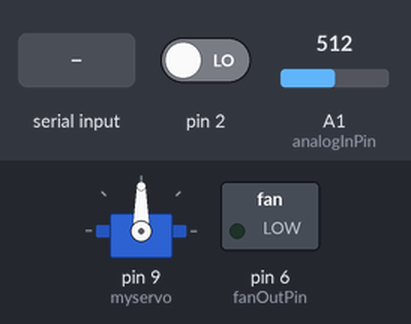
Simulated run of this sketch. Board: Arduino Mega 2560, built with avr-gcc and run on an emulated ATmega2560. On the bench: servo, switched loads named in the sketch (green lamp = pin HIGH). Inputs (shaded band) come from the test bench; at power-on: A1 (analogInPin) = 512, pin 2 LOW.

Above: at 1.0 s.
1.1 s: "3" received over the second serial link
At 1.5 s:
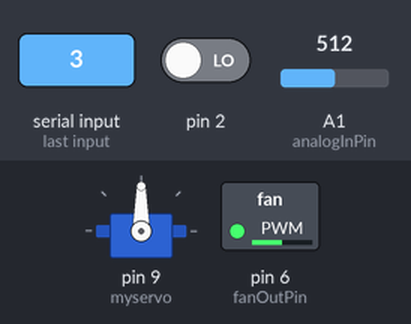
2.6 s: A1 (analogInPin) set to 716
At 3.8 s:
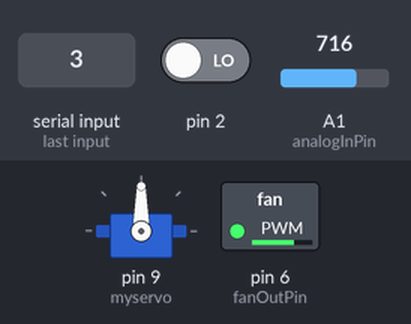
4.1 s: A1 (analogInPin) set to 900
At 5.1 s:
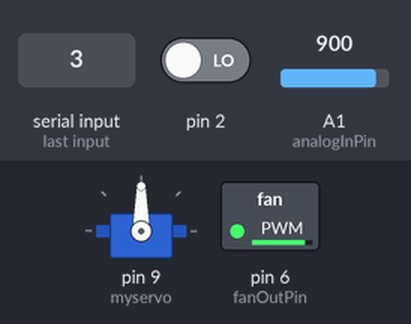
5.6 s: A1 (analogInPin) set to 122
At 6.5 s:
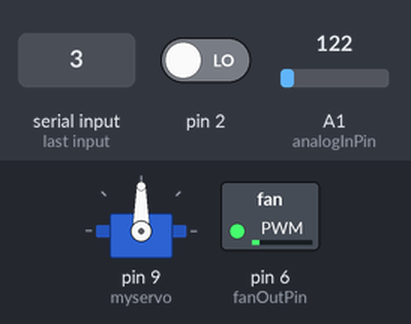
7.1 s: A1 (analogInPin) set to 511
At 7.7 s:
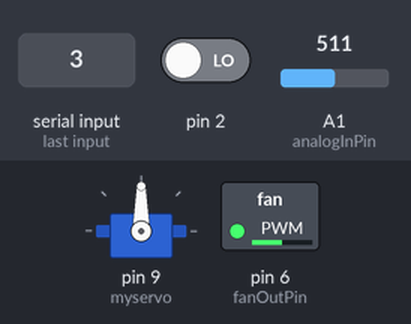
Timing chart, 0 to 9.6 s (numbered marks = the images above; inputs shaded):
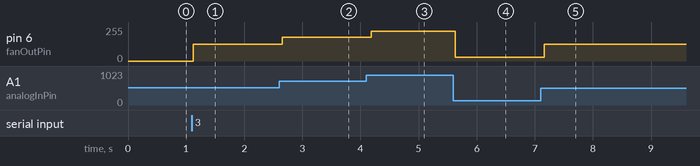

The sketch:

arduino_rtos_pwm.ino
```cpp
#include <Arduino_FreeRTOS.h>
#include <semphr.h>

#define Serial Serial1

SemaphoreHandle_t xBinarySemaphoreTilt;

SemaphoreHandle_t tiltmelody_key;
SemaphoreHandle_t autocurtain_key;
SemaphoreHandle_t autofan_key;

void setup() {
  attachInterrupt(digitalPinToInterrupt(2), vTiltInterruptHandler, RISING);
  vSemaphoreCreateBinary( xBinarySemaphoreTilt );
  xSemaphoreTake( xBinarySemaphoreTilt, 0);

  vSemaphoreCreateBinary( tiltmelody_key );
  vSemaphoreCreateBinary( autocurtain_key );
  vSemaphoreCreateBinary( autofan_key );
  xSemaphoreTake( tiltmelody_key, 0);
  xSemaphoreTake( autocurtain_key, 0);
  xSemaphoreTake( autofan_key, 0);

  xTaskCreate(vTaskSerial, NULL, configMINIMAL_STACK_SIZE, NULL, 2, NULL );
  xTaskCreate(vTaskTiltMelody, NULL, configMINIMAL_STACK_SIZE, NULL, 1, NULL );
  xTaskCreate(vTaskCurtain, NULL, configMINIMAL_STACK_SIZE*2, NULL, 1, NULL );
  xTaskCreate(vTaskFan, NULL, configMINIMAL_STACK_SIZE, NULL, 1, NULL );

  vTaskStartScheduler();

  while(1) ;
}

void loop() {}
```

autocurtain.ino
```cpp
#include <Servo.h>

Servo myservo;
int potpin = A0;
int val;

void vTaskCurtain( void *pvParameters ) {

  myservo.attach(9);

  while(1) {
    while(xSemaphoreTake( autocurtain_key, portMAX_DELAY )!=pdTRUE) { }

    val = analogRead(potpin);
    val = map(val, 0, 1023, 0, 180);
    myservo.write(val);
    vTaskDelay(15 / portTICK_PERIOD_MS);

    xSemaphoreGive( autocurtain_key );
  }
}
```

autofan.ino
```cpp
const int analogInPin = A1;
const int fanOutPin = 6;
int tSensorValue = 0;
int outputValue = 0;

void vTaskFan( void *pvParameters ) {
  while(1) {
    while(xSemaphoreTake( autofan_key, portMAX_DELAY )!=pdTRUE) { }

    tSensorValue = analogRead(analogInPin);
    outputValue = map(tSensorValue, 0, 1023, 0, 255);
    analogWrite(fanOutPin, outputValue);
    vTaskDelay(100 / portTICK_PERIOD_MS);

    xSemaphoreGive( autofan_key );
  }
}
```

pitches.h
```cpp
/*************************************************
 * Public Constants
 *************************************************/

#define NOTE_B0  31
#define NOTE_C1  33
#define NOTE_CS1 35
#define NOTE_D1  37
#define NOTE_DS1 39
#define NOTE_E1  41
#define NOTE_F1  44
#define NOTE_FS1 46
#define NOTE_G1  49
#define NOTE_GS1 52
#define NOTE_A1  55
#define NOTE_AS1 58
#define NOTE_B1  62
#define NOTE_C2  65
#define NOTE_CS2 69
#define NOTE_D2  73
#define NOTE_DS2 78
#define NOTE_E2  82
#define NOTE_F2  87
#define NOTE_FS2 93
#define NOTE_G2  98
#define NOTE_GS2 104
#define NOTE_A2  110
#define NOTE_AS2 117
#define NOTE_B2  123
#define NOTE_C3  131
#define NOTE_CS3 139
#define NOTE_D3  147
#define NOTE_DS3 156
#define NOTE_E3  165
#define NOTE_F3  175
#define NOTE_FS3 185
#define NOTE_G3  196
#define NOTE_GS3 208
#define NOTE_A3  220
#define NOTE_AS3 233
#define NOTE_B3  247
#define NOTE_C4  262
#define NOTE_CS4 277
#define NOTE_D4  294
#define NOTE_DS4 311
#define NOTE_E4  330
#define NOTE_F4  349
#define NOTE_FS4 370
#define NOTE_G4  392
#define NOTE_GS4 415
#define NOTE_A4  440
#define NOTE_AS4 466
#define NOTE_B4  494
#define NOTE_C5  523
#define NOTE_CS5 554
#define NOTE_D5  587
#define NOTE_DS5 622
#define NOTE_E5  659
#define NOTE_F5  698
#define NOTE_FS5 740
#define NOTE_G5  784
#define NOTE_GS5 831
#define NOTE_A5  880
#define NOTE_AS5 932
#define NOTE_B5  988
#define NOTE_C6  1047
#define NOTE_CS6 1109
#define NOTE_D6  1175
#define NOTE_DS6 1245
#define NOTE_E6  1319
#define NOTE_F6  1397
#define NOTE_FS6 1480
#define NOTE_G6  1568
#define NOTE_GS6 1661
#define NOTE_A6  1760
#define NOTE_AS6 1865
#define NOTE_B6  1976
#define NOTE_C7  2093
#define NOTE_CS7 2217
#define NOTE_D7  2349
#define NOTE_DS7 2489
#define NOTE_E7  2637
#define NOTE_F7  2794
#define NOTE_FS7 2960
#define NOTE_G7  3136
#define NOTE_GS7 3322
#define NOTE_A7  3520
#define NOTE_AS7 3729
#define NOTE_B7  3951
#define NOTE_C8  4186
#define NOTE_CS8 4435
#define NOTE_D8  4699
#define NOTE_DS8 4978
```

serial.ino
```cpp
void showMenu() {
  Serial.println("\033[2J\033[H");
  Serial.println("1. Tilt Melody Enable/Disable");
  Serial.println("2. Auto Curtain Enable/Disable");
  Serial.println("3. Auto Fan Enable/Disable");
}

int tiltmelody_en = 0;
int autocurtain_en = 0;
int autofan_en = 0;

void vTaskSerial( void *pvParameters ) {
  Serial.begin(9600);

  showMenu();

  while(1) {
    if (Serial.available() > 0) {
      int userCmd = Serial.read();

      switch(userCmd) {
        case '1':
          tiltmelody_en = !tiltmelody_en;
          if(tiltmelody_en==1)
            xSemaphoreGive( tiltmelody_key );
          else if(tiltmelody_en==0)
            while(xSemaphoreTake( tiltmelody_key, portMAX_DELAY)!=pdTRUE) { }
          break;
        case '2':
          autocurtain_en = !autocurtain_en;
          if(autocurtain_en==1)
            xSemaphoreGive( autocurtain_key );
          else if(autocurtain_en==0)
            while(xSemaphoreTake( autocurtain_key, portMAX_DELAY)!=pdTRUE) { }
          break;
        case '3':
          autofan_en = !autofan_en;
          if(autofan_en==1)
            xSemaphoreGive( autofan_key );
          else if(autofan_en==0)
            while(xSemaphoreTake( autofan_key, portMAX_DELAY)!=pdTRUE) { }
          break;
        default: break;
      }
    }

    vTaskDelay( 100 / portTICK_PERIOD_MS );
  }
}
```

tilt_melody.ino
```cpp
#include "pitches.h"

int melody[] = {
  NOTE_C4, NOTE_G3,NOTE_G3, NOTE_A3,
  NOTE_G3,0, NOTE_B3, NOTE_C4
};

int noteDurations[] = {
  4, 8, 8, 4,
  4, 4, 4, 4
};

void vTaskTiltMelody( void *pvParameters ) {
  while(1) {
    while(xSemaphoreTake( tiltmelody_key, portMAX_DELAY)!=pdTRUE) { }

    while(xSemaphoreTake( xBinarySemaphoreTilt, portMAX_DELAY )!=pdTRUE) { }

    for (int thisNote = 0; thisNote < 8; thisNote++) {
      int noteDuration = 1000/noteDurations[thisNote];
      tone(8, melody[thisNote],noteDuration);
      int pauseBetweenNotes = noteDuration * 1.30;
      vTaskDelay(pauseBetweenNotes / portTICK_PERIOD_MS);
      noTone(8);
     }
     vTaskDelay(500 / portTICK_PERIOD_MS);

     xSemaphoreGive( tiltmelody_key );
  }
}

void vTiltInterruptHandler( void ) {
  xSemaphoreGiveFromISR( xBinarySemaphoreTilt, NULL );
}
```

Measured:
- after the input at 1.1 s, pin 6 (fanOutPin): 0/255 → 127/255 at once
- after the input at 2.6 s, pin 6 (fanOutPin): 127/255 → 178/255 after 0.05 s
- after the input at 4.1 s, pin 6 (fanOutPin): 178/255 → 224/255 after 0.09 s
- after the input at 5.6 s, pin 6 (fanOutPin): 224/255 → 30/255 at once
- after the input at 7.1 s, pin 6 (fanOutPin): 30/255 → 127/255 after 0.06 s
